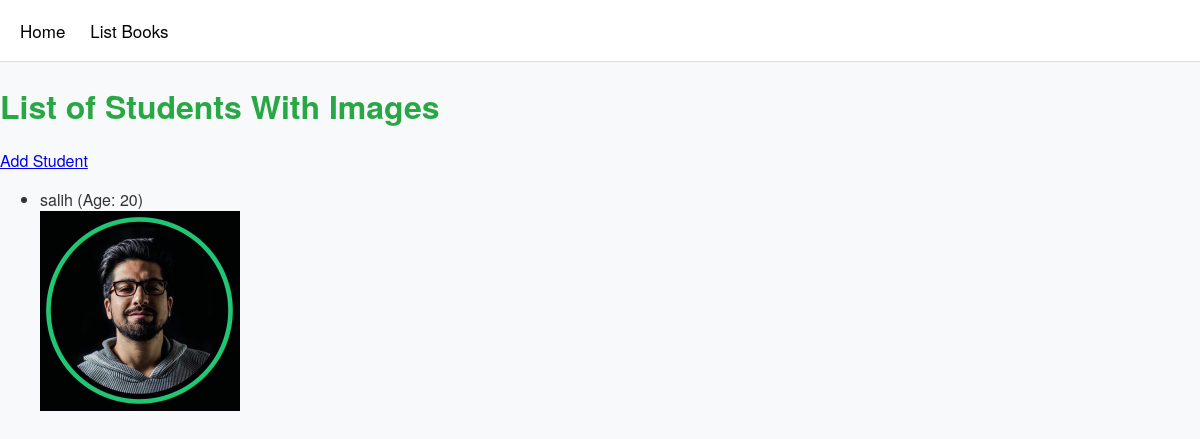
Page /books/students_with_image/list on the committed database.
### apps/bookmodule/models.py (models this page shows, shortened)
class StudentWithImage(models.Model):
    name = models.CharField(max_length=100)
    age = models.PositiveIntegerField(default=20)
    profile_image = models.ImageField(upload_to='student_images/')

### apps/bookmodule/views.py (the view)
# urls.py: path('students_with_image/list', views.listStudentsWithImage, name='students.listStudentsWithImage'),
def listStudentsWithImage(request):
    from .models import StudentWithImage
    students = StudentWithImage.objects.all()
    return render(request, 'bookmodule/students_with_image/list_students.html', {'students': students})

### apps/templates/bookmodule/students_with_image/list_students.html (shortened to what this page needs)
{% extends "layouts/base.html" %}
{% block content %}
<h1>List of Students With Images</h1>
<a href="{% url 'students.addStudentWithImage' %}">Add Student</a>
<ul>
{% for s in students %}
  <li>
    {{ s.name }} (Age: {{ s.age }})
    {% if s.profile_image %}
      <br>
      <img src="{{ s.profile_image.url }}" alt="{{ s.name }}" style="max-width:200px;max-height:200px;">
    {% endif %}
  </li>
{% endfor %}
</ul>
{% endblock content %}

### apps/static/style.css (style rules this page uses)
body { font-family: "Helvetica Neue", Helvetica, Arial, sans-serif; background: #f8f9fa; margin: 0; padding: 0; color: #333; }
h1 { color: #28a745; margin-bottom: 20px; font-size: 2em; font-weight: 700; }

### rows in the picture
StudentWithImage: name "salih", age "20", profile_image (picture)
